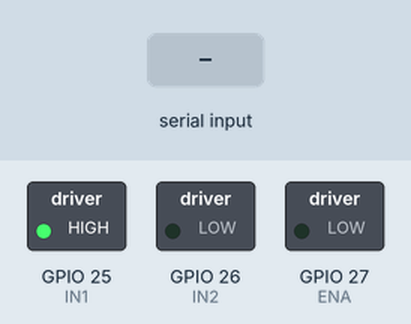
Recording of a sketch running on a simulated ESP32. On the bench: switched loads named in the sketch (green lamp = pin HIGH). The test bench sets the inputs (shaded band). EEPROM starts erased; nothing arrives over Bluetooth unless stated; what the sketch prints to the serial monitor is not drawn.

Above: at 1.2 s.
1.3 s: "LOW\n" received over the second serial link
At 1.7 s:
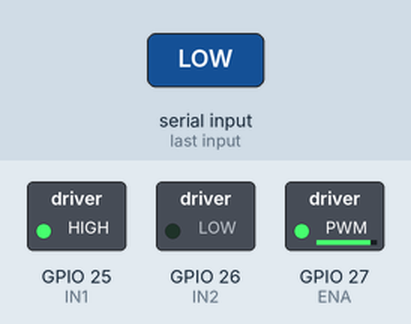
2.8 s: "5\n" received over the second serial link
At 4.0 s:
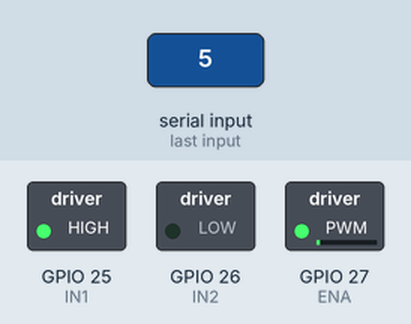
4.3 s: "230\n" received over the second serial link
At 5.2 s:
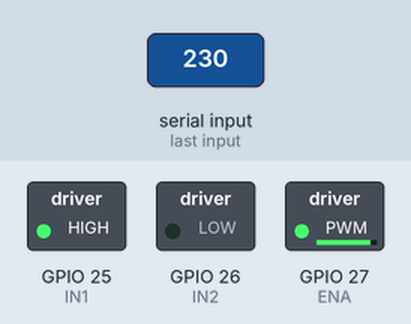
Timing chart, 0 to 7.3 s (numbered marks = the images above; inputs shaded):
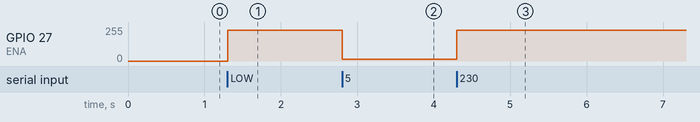

The sketch:

Esp32_bluetooth_fan_controller.ino
```cpp
#include <Arduino.h>
#include "BluetoothSerial.h"
#include <Preferences.h>

BluetoothSerial SerialBT;
Preferences prefs;

// L298D pins
#define IN1 25
#define IN2 26
#define ENA 27   // PWM pin (to ENA)

// PWM settings
#define PWM_CHANNEL 0
#define PWM_FREQ 5000
#define PWM_RESOLUTION 8

// Current speed (0-255)
int currentSpeed = 0;

// -------- helper: set speed ----------
void setFanSpeed(int pwm) {
  pwm = constrain(pwm, 0, 255);

  // One direction
  digitalWrite(IN1, HIGH);
  digitalWrite(IN2, LOW);

  // PWM to ENA
  ledcWrite(PWM_CHANNEL, pwm);
  currentSpeed = pwm;

  // Bluetooth feedback
  if (pwm == 255) {
    SerialBT.println("SPEED IS HIGH");
  }
  else if (pwm == 250) {
    SerialBT.println("SPEED IS MEDIUM");
  }
  else if (pwm == 230) {
    SerialBT.println("SPEED IS LOW");
  }
  else if (pwm == 0) {
    SerialBT.println("FAN WAS STOPPED");
  }
}

// -------- helper: parse bluetooth command ----------
int parseCommand(String s) {
  s.trim();
  if (s.length() == 0) return -1;

  String u = s;
  u.toUpperCase();

  if (u == "OFF")    return 0;
  if (u == "LOW")    return 230;
  if (u == "MEDIUM") return 250;
  if (u == "HIGH")   return 255;

  // numeric?
  bool ok = true;
  for (int i = 0; i < (int)s.length(); i++) {
    if (!isDigit(s[i])) { ok = false; break; }
  }
  if (!ok) return -1;

  int val = s.toInt();

  if (val >= 0 && val <= 100) return map(val, 0, 100, 0, 255);
  if (val >= 0 && val <= 255) return val;

  return -1;
}

void setup() {
  Serial.begin(115200);

  pinMode(IN1, OUTPUT);
  pinMode(IN2, OUTPUT);

  // Correct PWM setup for ESP32
  ledcSetup(PWM_CHANNEL, PWM_FREQ, PWM_RESOLUTION);
  ledcAttachPin(ENA, PWM_CHANNEL);

  // Start Preferences (memory)
  prefs.begin("fan", false);

  // Restore last speed
  int savedSpeed = prefs.getInt("speed", 0);
  currentSpeed = savedSpeed;

  SerialBT.begin("A_Smart_DC_Fan_Speed_Controller");
  Serial.println("Pair Bluetooth: A_Smart_DC_Fan_Speed_Controller");

  // Apply saved speed
  setFanSpeed(savedSpeed);
}

void loop() {
  if (SerialBT.available()) {
    String cmd = SerialBT.readStringUntil('\n');
    cmd.trim();

    int pwm = parseCommand(cmd);

    if (pwm >= 0) {
      // Save speed
      prefs.putInt("speed", pwm);

      setFanSpeed(pwm);
    }
  }
}
```

Measured:
- after the input at 1.3 s, GPIO 27 (ENA): 0/255 → 229/255 at once
- after the input at 2.8 s, GPIO 27 (ENA): 229/255 → 12/255 at once
- after the input at 4.3 s, GPIO 27 (ENA): 12/255 → 229/255 at once
